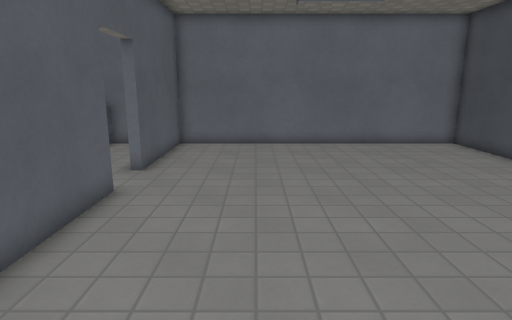
[1] (above)

13 first-person views from a walk through a level from a Godot 3-D game. The camera is 1.4 m above the floor, tilts 12° down and sees 75° across. Doors that lead somewhere are drawn open, without their leaves. The floor is counted in squares, 0.5 m on a side. Each view is taken from the middle of a square. On the plan, view 1 faces up. The plan holds only what a view shows up to about 20 squares ahead; the rest is blank. The place goes on beyond the plan. Surface patterns are stand-ins for the level's own textures.

[2]
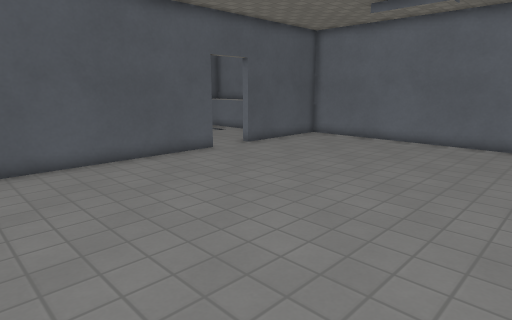

[3]
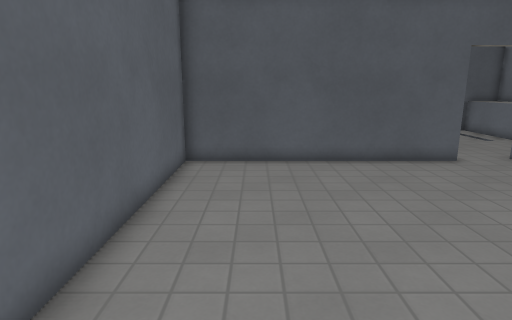

[4]
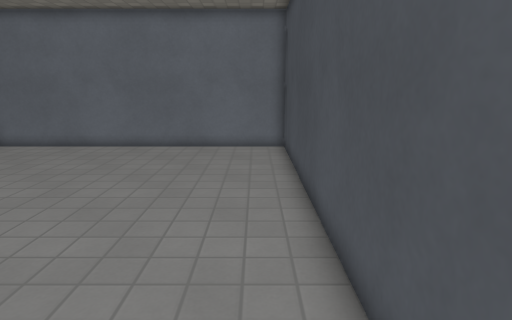

[5]
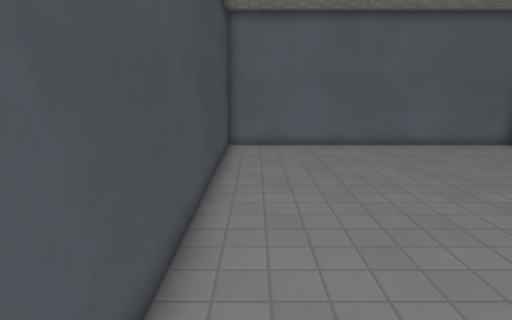

[6]
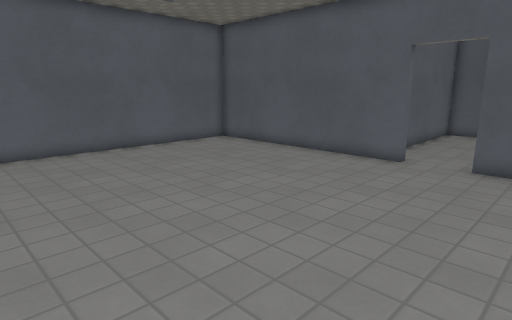

[7]
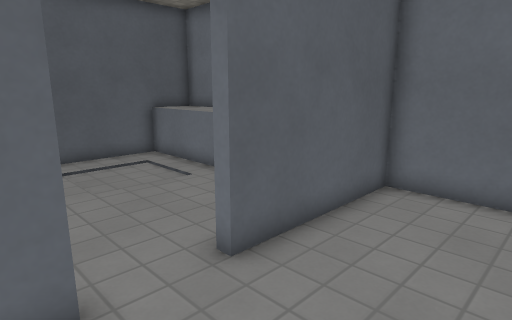

[8]
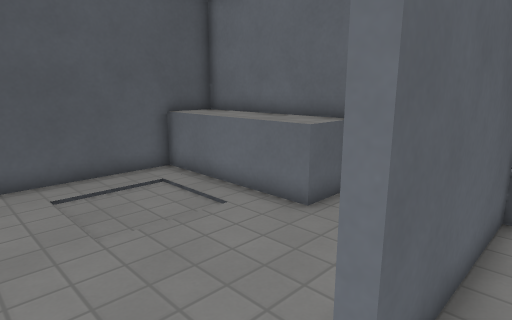

[9]
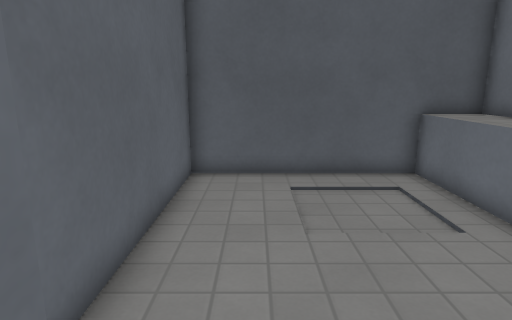

[10]
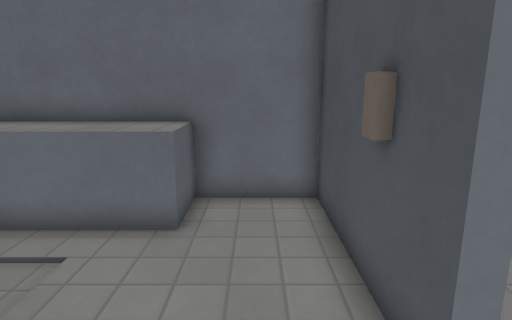

[11]
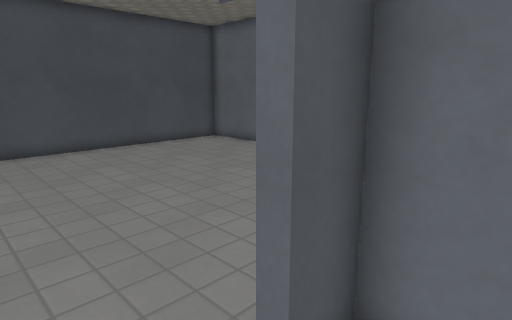

[12]
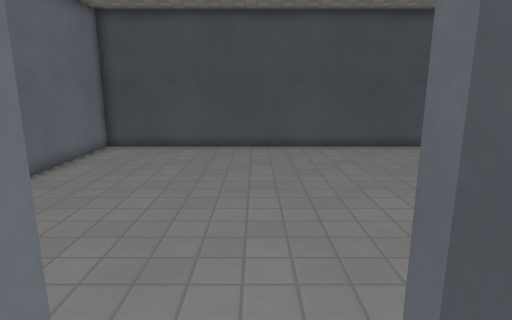

[13]
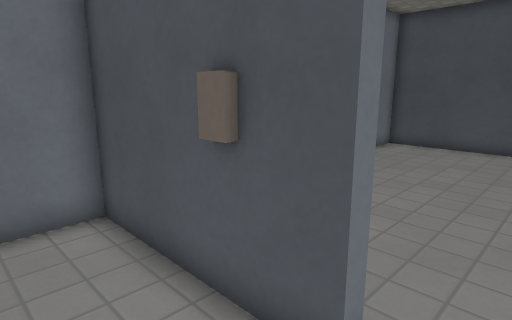

### Floor plan
Points are (right, up) in squares from view 1. A wall is a line through its corners. A room is listed if a view was taken in it or the views show most of it. See-through windows are left out.
Room 1 (views 1, 2, 3, 4, 5, 6, 7, 8, 9)
walls: (-4, 9) (-4, -1.8) (10.4, -1.8) (10.4, 17.4) (-4, 17.4) (-4, 11.4)
ways out: open door at (-4, 10) to room 2
Room 2 (views 10, 11, 12, 13)
walls: (-4.4, 11.4) (-4.4, 17.4) (-14, 17.4) (-14, 7.8) (-4.4, 7.8) (-4.4, 9)
low walls: (-7.6, 17.5) (-7.6, 15.4) (-14, 15.4)
ways out: open door at (-4, 10) to room 1
objects: other object (-5, 13)

Where each view was taken, in squares from view 1:
view 1: 0 up, 0 right, facing up
view 2: 1 down, 9 right, facing up-left
view 3: 1 up, 9 right, facing left
view 4: 1 up, 9 right, facing up
view 5: 15 up, 9 right, facing down
view 6: 14 up, 9 right, facing down-left
view 7: 8 up, 0 right, facing up-left
view 8: 9 up, 3 left, facing up-left
view 9: 10 up, 3 left, facing left
view 10: 9 up, 6 left, facing up
view 11: 11 up, 6 left, facing down-right
view 12: 10 up, 6 left, facing right
view 13: 10 up, 7 left, facing up-right
